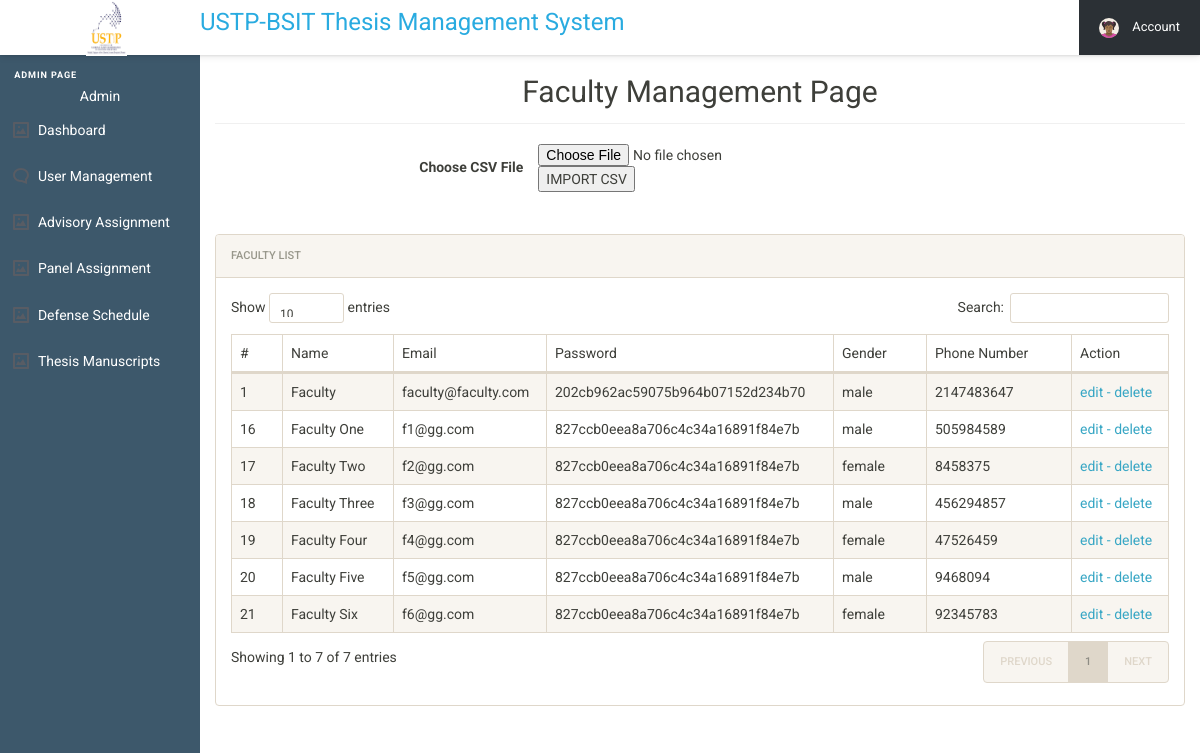
Before: /user/admin/adminSideBarMenu/manageStudents_Styling/manageFaculty_csv.php (signed in) with the older database file.
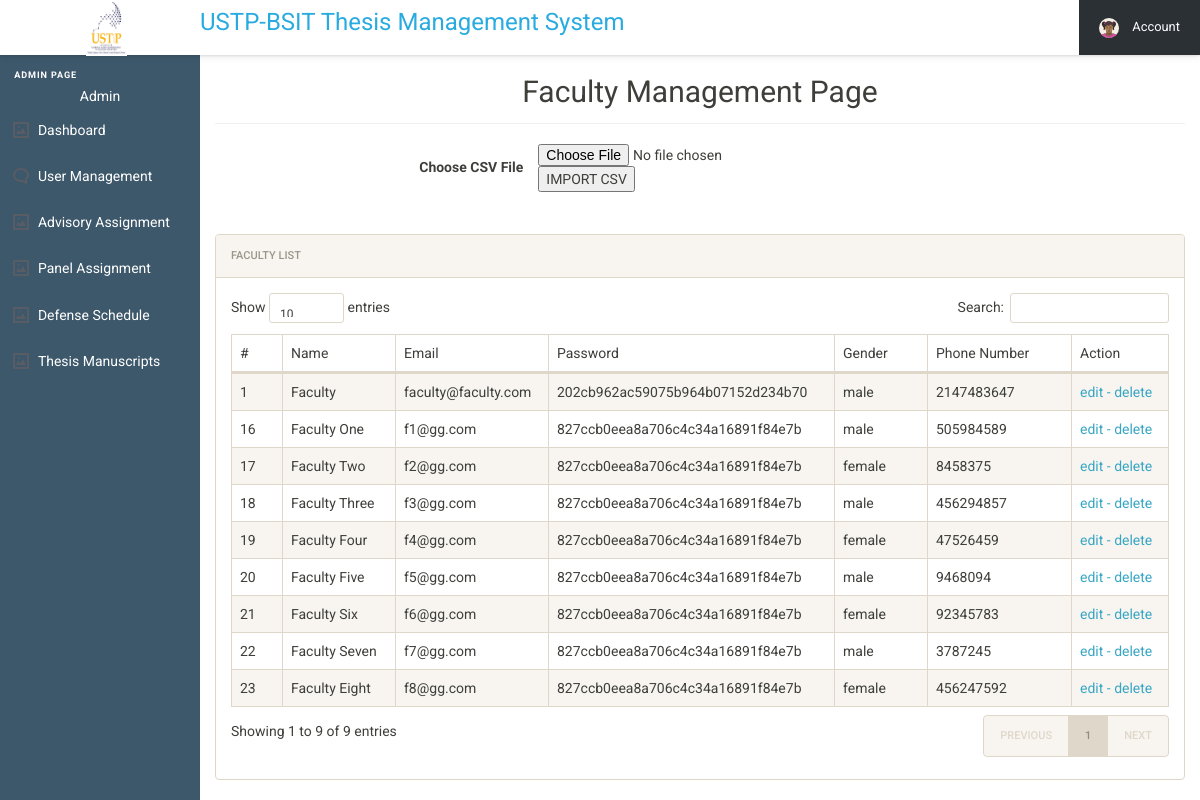
After: the same page with the newer database file.
### tables this page shows
CREATE TABLE `users_tbl` (
  `user_id` int(11) NOT NULL,
  `name` varchar(250) NOT NULL,
  `email` varchar(250) NOT NULL,
  `userpassword` varchar(250) NOT NULL,
  `gender` text NOT NULL,
  `phone` int(25) NOT NULL,
  `type` varchar(250) DEFAULT NULL,
  `section` text DEFAULT NULL,
  `status` int(11) NOT NULL,
  `del_stat` int(11) NOT NULL
);

### user/admin/adminSideBarMenu/manageStudents_Styling/manageFaculty_csv.php (the view, shortened to what this page needs)
<?php
include 'admin_SESSION.php';
?>
<!DOCTYPE html>
<html lang="en">
<head>
  <link rel="stylesheet" href="../../admin_assets/css/style.css">
  <link rel="stylesheet" href="../../admin_css/font-awesome.min.css">
  <link rel="stylesheet" href="../../admin_css/bootstrap.min.css">
  <link rel="stylesheet" href="../../admin_css/bootstrap-social.css">
  <link rel="stylesheet" href="../../admin_css/bootstrap-select.css">
  <link rel="stylesheet" href="../../admin_css/style_dup.css">
  <link rel="stylesheet" href="../../admin_css/dataTables.bootstrap.min.css">
  <link rel="stylesheet" href="../../admin_css/awesome-bootstrap-checkbox.css">
  <link href="manageStudents_csv.css" rel="stylesheet" type="text/css"/>
</head>
<body>
  <header class="cd-main-header js-cd-main-header">
    <div class="cd-logo-wrapper">
      <div class="cd-logo"><img src="../../admin_assets/img/ustp_logo.png" alt="Logo" class="ustp_logo"></div>
    </div>
    <div class="js-cd-search">
      <form>
        <center><h3 class="thesis-title">USTP-BSIT Thesis Management System</h3></center>
      </form>
    </div>
    <ul class="cd-nav__list js-cd-nav__list">
      <li class="cd-nav__item">
      <li class="cd-nav__item">
      <li class="cd-nav__item cd-nav__item--has-children cd-nav__item--account js-cd-item--has-children">
        <a href="#0">
          <img src="../../admin_assets/img/cd-avatar.svg" alt="avatar">
          <span>Account</span>
        </a>
      </li>
    </ul>
  </header>
  <main class="cd-main-content">
    <nav class="cd-side-nav js-cd-side-nav">
      <ul class="cd-side__list js-cd-side__list">
        <li class="main-label">admin Page</li>
        <li class="main-label_dup" style="color:white; text-align: center;"><?php $ufunc->UserName();?></li>
        <li class="cd-side__sub-item cd-side__item cd-side__item--has-children">
          <a href="../../index.php">Dashboard</a>
        </li>
        <li class="cd-side__item cd-side__item--has-children cd-side__item--comments js-cd-item--has-children">
          <a>User Management</a>
        </li>
      </ul>
      <ul class="cd-side__list js-cd-side__list">
        <li class="cd-side__sub-item cd-side__item cd-side__item--has-children">
          <a href="../advisoryAssignment.php">Advisory Assignment</a>
        </li>
        <li class="cd-side__sub-item cd-side__item cd-side__item--has-children">
          <a href="../panelAssignment.php">Panel Assignment</a>
        </li>
        <li class="cd-side__sub-item cd-side__item cd-side__item--has-children">
          <a href="../defenseSchedule.php">Defense Schedule</a>
        </li>
        <li class="cd-side__sub-item cd-side__item cd-side__item--has-children">
          <a href="../manuscript.php">Thesis Manuscripts</a>
        </li>
      </ul>
    </nav>
    <div class="content-wrapper">
      <div class="container-fluid">
        <div class="row">
          <div class="col-md-12">
            <center><h2 class="page-title">Faculty Management Page</h2></center>
  <form class="form-horizontal" action="" method="post" name="uploadCSV" enctype="multipart/form-data">
      <label class="col-md-4 control-label">Choose CSV File</label>
        <input type="file" name="file" id="file" accept=".csv">
      <button type="submit" id="submit" name="import" class="btn-submit">IMPORT CSV</button>
    </form>
    <div class="row" style="margin-top: 3em">
          <div class="col-md-12">
          <div class="panel panel-default">
              <div class="panel-heading">Faculty List</div>
              <div class="panel-body">
                <table id="zctb" class="display table table-striped table-bordered table-hover" cellspacing="0" width="100%">
                  <thead>
                    <tr>
                      <th>#</th>
                      <th>Name</th>
                      <th>Email</th>
                      <th>Password</th>
                      <th>Gender</th>
                      <th>Phone Number</th>
                      <th>Action</th>
                    </tr>
                  </thead>
                  <tbody>
<?php
  include '../../../../includes/connect.php';
  $sql = "SELECT * from users_tbl where type = 'faculty' ";
  $records = mysqli_query($conn, $sql);
  while  ($row = mysqli_fetch_object($records)) {
?>
                    <tr>
                      <td><?php echo htmlentities($row->user_id);?></td>
                      <td><?php echo htmlentities($row->name);?></td>
                      <td><?php echo htmlentities($row->email);?></td>
                      <td><?php echo htmlentities($row->userpassword);?></td>
                      <td><?php echo htmlentities($row->gender);?></td>
                      <td><?php echo htmlentities($row->phone);?></td>
<td>
<a href="editRecords.php?edit=<?php echo htmlentities($row->user_id); ?>" onclick="return confirm('Do you want to EDIT this?');"> edit - </a>
<a href="manageFaculty_csv.php?delete=<?php echo htmlentities($row->user_id);  ?>" onclick="return confirm('Do you want to DELETE this?');"> delete</a>
</td>
                    </tr>
                    <?php } ?>
                  </tbody>
                </table>
              </div>
            </div>
          </div>
        </div>
      </div>
    </div>
  </div>
</div>
  </main>
</body>
</html>

### includes/functions.php (shortened to what this page needs)
<?php
class UserFunctions{
  public function UserName(){
    $username = $_SESSION["name"];
    echo $username;
  }
}
?>

### user/admin/admin_css/style_dup.css (style rules this page uses)
html { font-size: 14px; }
@media only screen and (min-width: 480px) { html { font-size: 17px; } }
@media only screen and (min-width: 768px) { html { font-size: 14px; } }
body { font-size: 1em; }
a { color: #37a6c4; }
.panel { overflow: hidden; }
ul, li { margin: 0; padding: 0; list-style: none; }
.page-title { padding-bottom: 15px; margin-bottom: 20px; border-bottom: 1px solid #f0f0f0; }

Changed rows visible on the page:
added users_tbl: user_id "22", name "Faculty Seven", email "f7@gg.com", userpassword "827ccb0eea8a706c4c34a16891f84e7b", gender "male", phone "3787245"
added users_tbl: user_id "23", name "Faculty Eight", email "f8@gg.com", userpassword "827ccb0eea8a706c4c34a16891f84e7b", gender "female", phone "456247592"
Other visible differences:
text written by a page script: "Show entries Search: Showing 1 to 7 of 7 entries PREVIOUS 1 NEXT" → "Show entries Search: Showing 1 to 9 of 9 entries PREVIOUS 1 NEXT"
